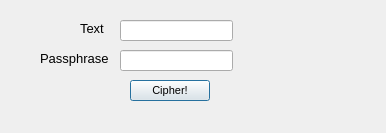
<?xml version="1.0" encoding="UTF-8"?>
<ui version="4.0">
 <class>DES</class>
 <widget class="QDialog" name="DES">
  <property name="geometry">
   <rect>
    <x>0</x>
    <y>0</y>
    <width>386</width>
    <height>133</height>
   </rect>
  </property>
  <property name="font">
   <font>
    <pointsize>12</pointsize>
   </font>
  </property>
  <property name="windowTitle">
   <string>Dialog</string>
  </property>
  <widget class="QPushButton" name="cipherButton">
   <property name="geometry">
    <rect>
     <x>130</x>
     <y>80</y>
     <width>80</width>
     <height>21</height>
    </rect>
   </property>
   <property name="font">
    <font>
     <pointsize>8</pointsize>
    </font>
   </property>
   <property name="text">
    <string>Cipher!</string>
   </property>
  </widget>
  <widget class="QLineEdit" name="textInput">
   <property name="geometry">
    <rect>
     <x>120</x>
     <y>20</y>
     <width>113</width>
     <height>21</height>
    </rect>
   </property>
  </widget>
  <widget class="QLineEdit" name="passInput">
   <property name="geometry">
    <rect>
     <x>120</x>
     <y>50</y>
     <width>113</width>
     <height>21</height>
    </rect>
   </property>
  </widget>
  <widget class="QLabel" name="textLabel">
   <property name="geometry">
    <rect>
     <x>80</x>
     <y>20</y>
     <width>31</width>
     <height>16</height>
    </rect>
   </property>
   <property name="font">
    <font>
     <pointsize>10</pointsize>
    </font>
   </property>
   <property name="text">
    <string>Text</string>
   </property>
  </widget>
  <widget class="QLabel" name="passLabel">
   <property name="geometry">
    <rect>
     <x>40</x>
     <y>50</y>
     <width>71</width>
     <height>16</height>
    </rect>
   </property>
   <property name="font">
    <font>
     <pointsize>10</pointsize>
    </font>
   </property>
   <property name="text">
    <string>Passphrase</string>
   </property>
  </widget>
 </widget>
 <resources/>
 <connections/>
</ui>
